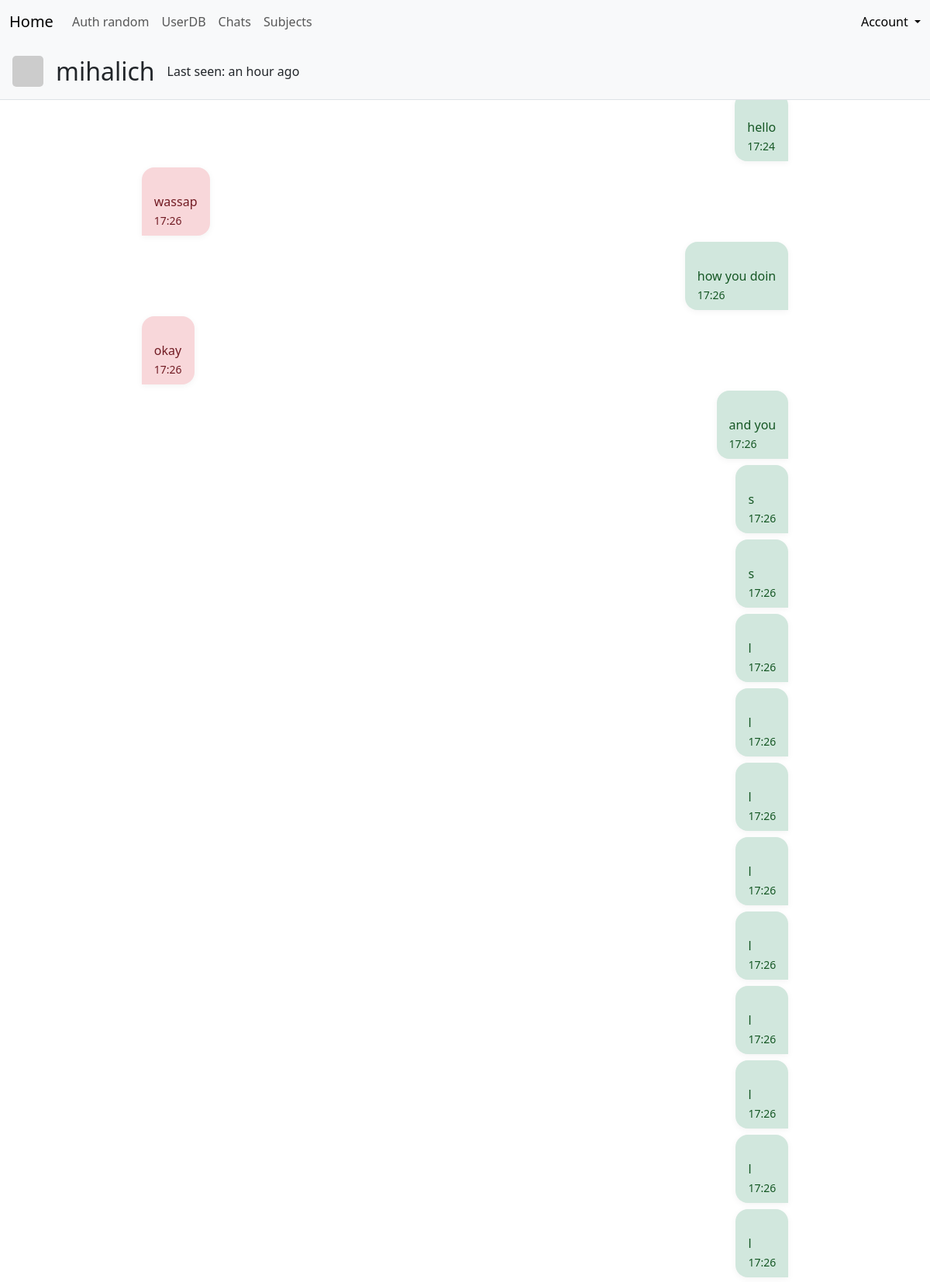
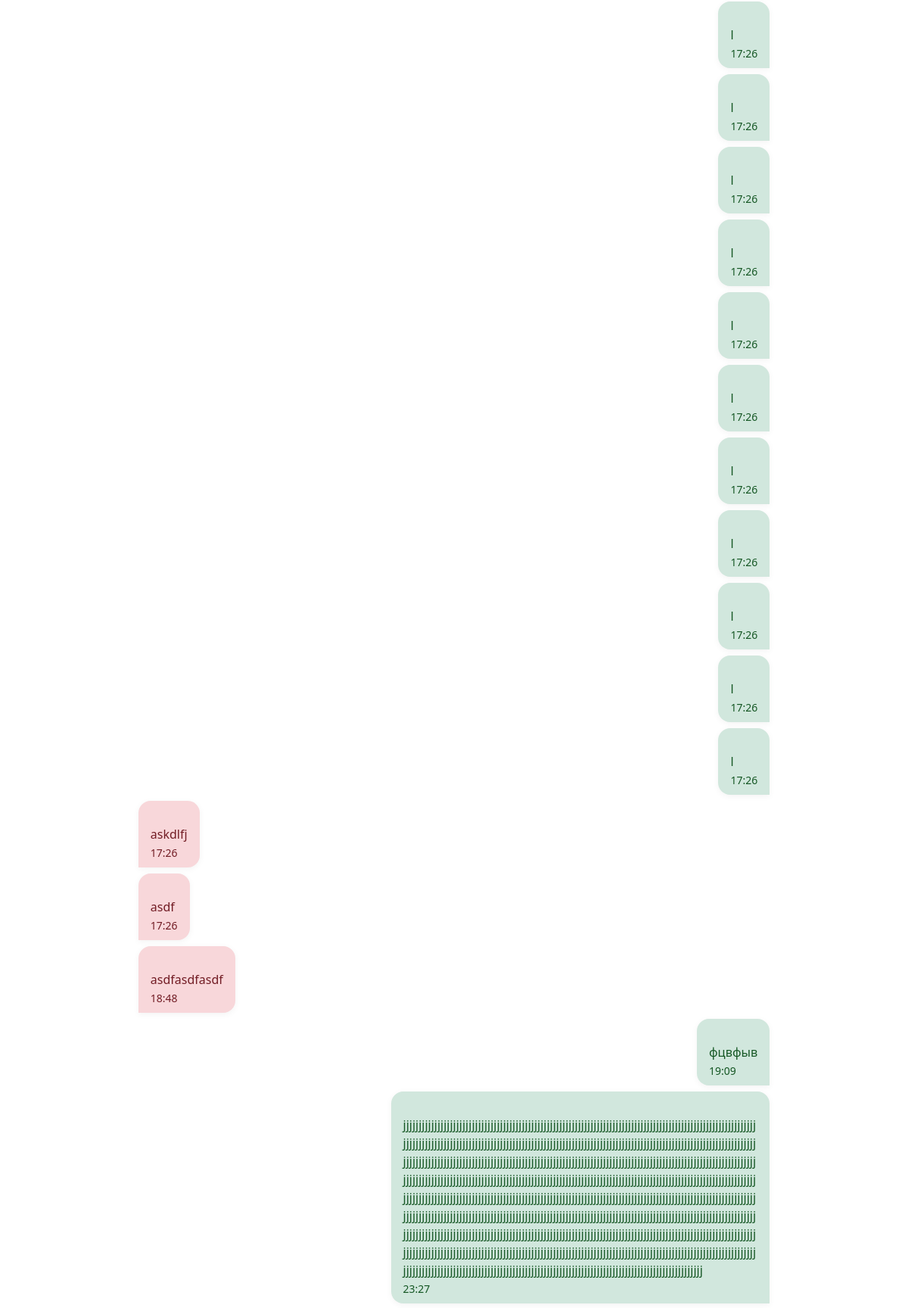
/messenger/chat/1 (signed in, upper part), run on the app's committed database (2 pictures, top to bottom).
### app/models.py (models this page shows, shortened)
class User(db.Model, UserMixin):
    __tablename__ = 'users'
    id = db.Column(db.Integer, primary_key=True)
    username = db.Column(db.String(80), unique=True, nullable=False)
    first_name = db.Column(db.String(80), nullable=False)
    last_name = db.Column(db.String(80), nullable=False)
    email = db.Column(db.String(120), unique=True, nullable=False)
    about_me = db.Column(db.Text())
    password_hash = db.Column(db.String(128))
    role_id = db.Column(db.Integer, db.ForeignKey('roles.id'))
    last_seen = db.Column(db.DateTime(), default=datetime.now)
    @property
    def password(self):
        raise AttributeError('password is not a readable attribute')
    def ping(self):
        self.last_seen = datetime.now()
        db.session.add(self)
        db.session.commit()
    def gravatar(self, size=100, default='identicon', rating='g'):
        url = 'https://secure.gravatar.com/avatar'
        hash = hashlib.md5(self.email.lower().encode('utf-8')).hexdigest()
        '''&s={size}&d={default}&r={rating}'''
        return f'{url}/{hash}?s={size}&d={default}&r={rating}'

class Message(db.Model):
    __tablename__ = 'messages'
    id = db.Column(db.Integer, primary_key=True)
    content = db.Column(db.Text, nullable=False)
    timestamp = db.Column(db.DateTime, default=datetime.now())
    sender_id = db.Column(db.Integer, db.ForeignKey('users.id'))
    room_id = db.Column(db.Integer, db.ForeignKey('chat_rooms.id'))
    sender = db.relationship('User', backref='messages')
    room = db.relationship('ChatRoom', backref='messages')

### app/messenger/views.py (the view, shortened to what this page needs)
@mess.route('/chat/<int:room_id>', methods=['GET', 'POST'])
@login_required
def chat_room(room_id):
    room = ChatRoom.query.get(room_id)
    messages = Message.query.filter_by(room_id=room.id).order_by(Message.timestamp.asc()).all()
    form = MessageForm()
    companion = None
    if room and room.is_private:
        members = [u for u in room.members if u.id != current_user.id]
        if members:
            companion = members[0]
    return render_template('mess/chat_room.html', room=room, messages=messages, form=form, companion=companion)

### app/__init__.py (called while the page is built)
def create_app(config='default'):
    app = Flask(__name__)
    app.config.from_object(Config)
    db.init_app(app)
    login_manager.init_app(app)
    from .main import blue_main
    app.register_blueprint(blue_main)
    from .auth import auth as auth_blueprint
    app.register_blueprint(auth_blueprint, url_prefix='/auth')
    from .messenger import messenger as messenger_blueprint
    app.register_blueprint(messenger_blueprint, url_prefix='/messenger')
    from .subjects import subjects as subjects_blueprint
    app.register_blueprint(subjects_blueprint, url_prefix='/subjects')
    from .models import ChatRoom, Permission
    @app.context_processor
    def inject_globals():
        return {
            'ChatRoom': ChatRoom,
            'Permission': Permission
        }
    return app

### app/auth/views.py (called while the page is built)
@auth.before_app_request
def before_request():
    if current_user.is_authenticated:
        current_user.ping()

### app/models.py (called while the page is built)
@login_manager.user_loader
def load_user(user_id):
    return db.session.get(User, user_id)

### app/templates/mess/chat_room.html (shortened to what this page needs)
{% extends "base.html" %}
{% block page_content %}
<div class="chat-header d-flex align-items-center gap-3">
    {% if companion %}
        <img class="thumbnail" style="border-radius: 5px; width:40px; height:40px;" src="{{companion.gravatar(size=40)}}">
        <h2 class="mb-0">{{ companion.username }}</h2>
        <p class="mb-0"> Last seen: <span class="last-seen" data-datetime="{{ companion.last_seen.isoformat() }}"></span></p>
    {% else %}
        <h2 class="mb-0">{{ room.name or "Private Chat" }}</h2>
    {% endif %}
</div>
<div id="messages">
  {% for msg in messages %}
    {% if current_user==msg.sender %}
            <div class="message-current">
                {{ msg.content }}
                <small>{{ msg.timestamp.strftime('%H:%M') }}</small>
            </div>
    {% else %}
            <div class="message-other">
                {{ msg.content }}
                <small>{{ msg.timestamp.strftime('%H:%M') }}</small>
            </div>
    {% endif %}
  {% endfor %}
</div>
{% endblock %}

### app/static/styles.css (style rules this page uses)
#messages { display: flex; flex-direction: column; gap: 0.5rem; min-height: 60vh; margin-top: 0; margin-bottom: 4rem; }
.message-current { align-self: flex-end; background: #d1e7dd; color: #155724; border-radius: 1rem 1rem 0 1rem; padding: 0.5rem 1rem; max-width: 60%; box-shadow: 0 2px 8px rgba(0,0,0,0.05); margin-left: 20%; word-break: break-word; overflow-wrap: break-word; white-space: pre-line; }
.message-other { align-self: flex-start; background: #f8d7da; color: #721c24; border-radius: 1rem 1rem 1rem 0; padding: 0.5rem 1rem; max-width: 60%; box-shadow: 0 2px 8px rgba(0,0,0,0.05); margin-right: 20%; word-break: break-word; overflow-wrap: break-word; white-space: pre-line; }
.chat-header { text-align: center; position: fixed; top: 56px; left: 0; width: 100vw; z-index: 1040; background: #f8f9fa; border-bottom: 1px solid #dee2e6; padding: 1rem; }

### data on the page
User: username "mihalich"
Message: content "hello", timestamp "17:24"
Message: content "wassap", timestamp "17:26"
Message: content "how you doin", timestamp "17:26"
Message: content "okay", timestamp "17:26"
Message: content "and you", timestamp "17:26"
Message: content "s", timestamp "17:26"
Message: content "s", timestamp "17:26"
Message: content "l", timestamp "17:26"
Message: content "l", timestamp "17:26"
Message: content "l", timestamp "17:26"
Message: content "l", timestamp "17:26"
Message: content "l", timestamp "17:26"
Message: content "l", timestamp "17:26"
Message: content "l", timestamp "17:26"
Message: content "l", timestamp "17:26"
Message: content "l", timestamp "17:26"
Message: content "l", timestamp "17:26"
Message: content "l", timestamp "17:26"
Message: content "l", timestamp "17:26"
Message: content "l", timestamp "17:26"
Message: content "l", timestamp "17:26"
Message: content "l", timestamp "17:26"
Message: content "l", timestamp "17:26"
Message: content "l", timestamp "17:26"
Message: content "l", timestamp "17:26"
Message: content "l", timestamp "17:26"
Message: content "l", timestamp "17:26"
Message: content "askdlfj", timestamp "17:26"
Message: content "asdf", timestamp "17:26"
Message: content "asdfasdfasdf", timestamp "18:48"
Message: content "фцвфыв", timestamp "19:09"
Message: content "jjjjjjjjjjjjjjjjjjjjjjjjjjjjjjjjjjjjjjjjjjjjjjjjjjjjjjjjjjjjjjjjjjjjjjjjjjjjjjjjjjjjjjjjjjjjjjjjjjjjjjjjjjjjjjjjjjjjjjjjjjjjjjjjjjjjjjjjjjjjjjjjjjjjjjjjjjjjjjjjjjjjjjjjjjjjjjjjjjjjjjjjjjjjjjjjjjjjjjjjjjjjjjjjjjjjjjjjjjjjjjjjjjjjjjjjjjjjjjjjjjjjjjjjjjjjjjjjjjjjjjjjjjjjjjjjjjjjjjjjjjjjjjjjjjjjjjjjjjjjjjjjjjjjjjjjjjjjjjjjjjjjjjjjjjjjjjjjjjjjjjjjjjjjjjjjjjjjjjjjjjjjjjjjjjjjjjjjjjjjjjjjjjjjjjjjjjjjjjjjjjjjjjjjjjjjjjjjjjjjjjjjjjjjjjjjjjjjjjjjjjjjjjjjjjjjjjjjjjjjjjjjjjjjjjjjjjjjjjjjjjjjjjjjjjjjjjjjjjjjjjjjjjjjjjjjjjjjjjjjjjjjjjjjjjjjjjjjjjjjjjjjjjjjjjjjjjjjjjjjjjjjjjjjjjjjjjjjjjjjjjjjjjjjjjjjjjjjjjjjjjjjjjjjjjjjjjjjjjjjjjjjjjjjjjjjjjjjjjjjjjjjjjjjjjjjjjjjjjjjjjjjjjjjjjjjjjjjjjjjjjjjjjjjjjjjjjjjjjjj…", timestamp "23:27"
